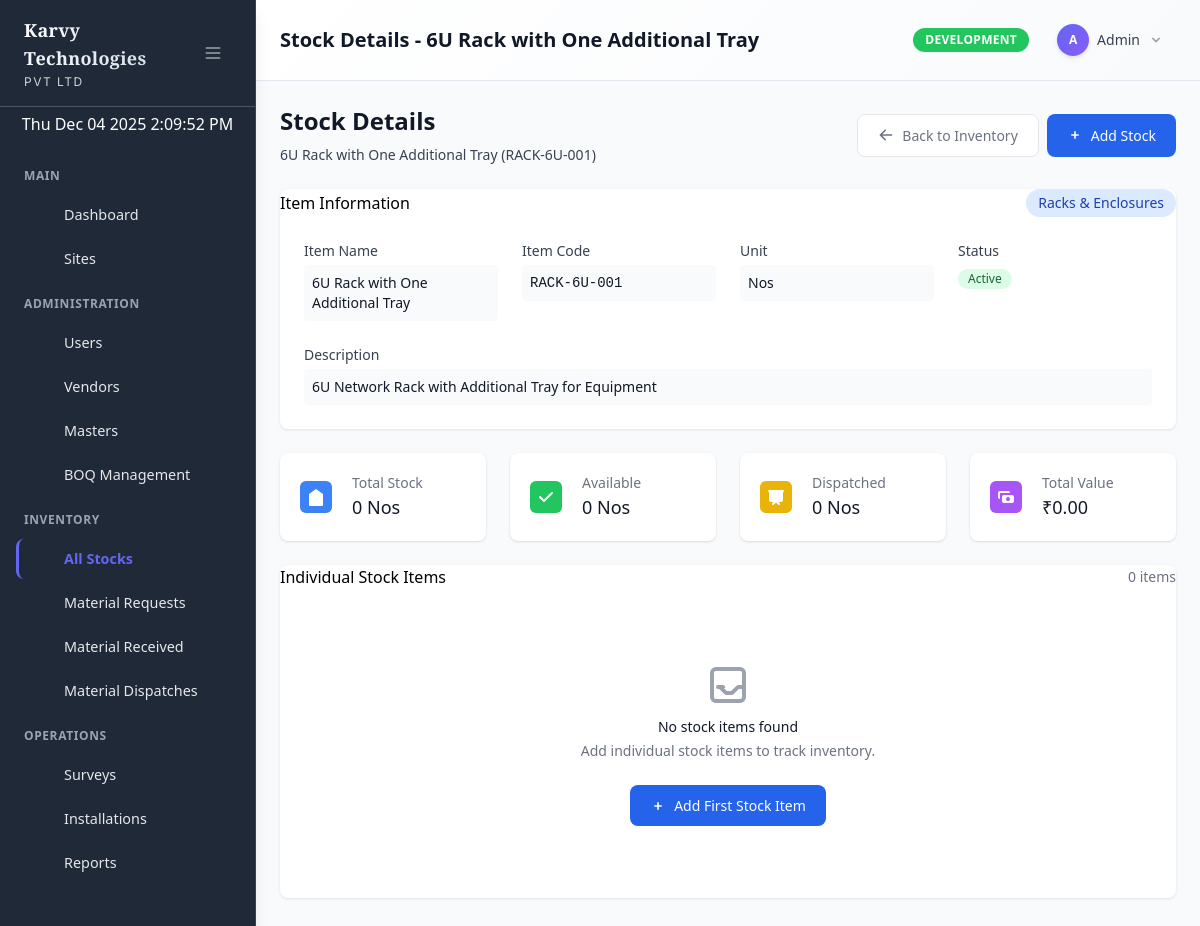
The app's page /admin/inventory/stock-details.php?item_id=2 (signed in) with its own data.
### tables this page shows
CREATE TABLE `menu_items` (
  `id` int(11) NOT NULL,
  `parent_id` int(11) DEFAULT NULL,
  `title` varchar(100) NOT NULL,
  `icon` varchar(100) DEFAULT NULL,
  `url` varchar(255) DEFAULT NULL,
  `sort_order` int(11) DEFAULT 0,
  `status` enum('active','inactive') DEFAULT 'active',
  `created_at` timestamp NOT NULL DEFAULT current_timestamp(),
  `updated_at` timestamp NOT NULL DEFAULT current_timestamp() ON UPDATE current_timestamp()
);

CREATE TABLE `boq_items` (
  `id` int(11) NOT NULL,
  `item_name` varchar(200) NOT NULL,
  `item_code` varchar(50) NOT NULL,
  `description` text DEFAULT NULL,
  `unit` varchar(20) NOT NULL,
  `category` varchar(100) DEFAULT NULL,
  `status` enum('active','inactive') DEFAULT 'active',
  `need_serial_number` tinyint(1) DEFAULT 0,
  `icon_class` varchar(60) DEFAULT NULL,
  `created_by` int(11) DEFAULT NULL,
  `updated_by` int(11) DEFAULT NULL,
  `created_at` timestamp NOT NULL DEFAULT current_timestamp(),
  `updated_at` timestamp NOT NULL DEFAULT current_timestamp() ON UPDATE current_timestamp()
);

### admin/inventory/stock-details.php (the view, shortened to what the rows shown need)
<?php
require_once __DIR__ . '/../../models/Inventory.php';
require_once __DIR__ . '/../../models/BoqItem.php';
$itemId = $_GET['item_id'] ?? null;
$inventoryModel = new Inventory();
$boqModel = new BoqItem();
$boqItem = $boqModel->find($itemId);
$stockSummary = $inventoryModel->getStockSummaryByItem($itemId);
$title = 'Stock Details - ' . $boqItem['item_name'];
?>
<div class="flex justify-between items-center mb-6">
    <div>
        <h1 class="text-2xl font-semibold text-gray-900">Stock Details</h1>
        <p class="mt-2 text-sm text-gray-700"><?php echo htmlspecialchars($boqItem['item_name']); ?> (<?php echo htmlspecialchars($boqItem['item_code']); ?>)</p>
    </div>
</div>
<div class="card mb-6">
    <div class="card-header">
        <div class="flex items-center justify-between">
            <h3 class="card-title">Item Information</h3>
            <span class="inline-flex items-center px-3 py-1 rounded-full text-sm font-medium bg-blue-100 text-blue-800">
                <?php echo htmlspecialchars($boqItem['category'] ?: 'Uncategorized'); ?>
            </span>
        </div>
    </div>
    <div class="card-body">
        <div class="grid grid-cols-1 md:grid-cols-2 lg:grid-cols-4 gap-6">
            <div>
                <label class="block text-sm font-medium text-gray-700 mb-1">Item Name</label>
                <p class="text-sm text-gray-900 bg-gray-50 p-2 rounded"><?php echo htmlspecialchars($boqItem['item_name']); ?></p>
            </div>
            <div>
                <label class="block text-sm font-medium text-gray-700 mb-1">Item Code</label>
                <p class="text-sm text-gray-900 bg-gray-50 p-2 rounded font-mono"><?php echo htmlspecialchars($boqItem['item_code']); ?></p>
            </div>
            <div>
                <label class="block text-sm font-medium text-gray-700 mb-1">Unit</label>
                <p class="text-sm text-gray-900 bg-gray-50 p-2 rounded"><?php echo htmlspecialchars($boqItem['unit']); ?></p>
            </div>
            <div>
                <label class="block text-sm font-medium text-gray-700 mb-1">Status</label>
                <span class="inline-flex items-center px-2.5 py-0.5 rounded-full text-xs font-medium <?php echo $boqItem['status'] === 'active' ? 'bg-green-100 text-green-800' : 'bg-red-100 text-red-800'; ?>">
                    <?php echo ucfirst($boqItem['status']); ?>
                </span>
            </div>
            <?php if ($boqItem['description']): ?>
            <div class="md:col-span-2 lg:col-span-4">
                <label class="block text-sm font-medium text-gray-700 mb-1">Description</label>
                <p class="text-sm text-gray-900 bg-gray-50 p-2 rounded"><?php echo htmlspecialchars($boqItem['description']); ?></p>
            </div>
            <?php endif; ?>
        </div>
    </div>
</div>
<div class="grid grid-cols-1 md:grid-cols-2 lg:grid-cols-4 gap-6 mb-6">
    <div class="bg-white overflow-hidden shadow rounded-lg">
        <div class="p-5">
            <div class="flex items-center">
                <div class="ml-5 w-0 flex-1">
                    <dl>
                        <dt class="text-sm font-medium text-gray-500 truncate">Total Stock</dt>
                        <dd class="text-lg font-medium text-gray-900"><?php echo number_format($stockSummary['total_stock'] ?? 0); ?> <?php echo htmlspecialchars($boqItem['unit']); ?></dd>
                    </dl>
                </div>
            </div>
        </div>
    </div>
    <div class="bg-white overflow-hidden shadow rounded-lg">
        <div class="p-5">
            <div class="flex items-center">
                <div class="ml-5 w-0 flex-1">
                    <dl>
                        <dt class="text-sm font-medium text-gray-500 truncate">Available</dt>
                        <dd class="text-lg font-medium text-gray-900"><?php echo number_format($stockSummary['available_stock'] ?? 0); ?> <?php echo htmlspecialchars($boqItem['unit']); ?></dd>
                    </dl>
                </div>
            </div>
        </div>
    </div>
    <div class="bg-white overflow-hidden shadow rounded-lg">
        <div class="p-5">
            <div class="flex items-center">
                <div class="ml-5 w-0 flex-1">
                    <dl>
                        <dt class="text-sm font-medium text-gray-500 truncate">Dispatched</dt>
                        <dd class="text-lg font-medium text-gray-900"><?php echo number_format($stockSummary['dispatched_stock'] ?? 0); ?> <?php echo htmlspecialchars($boqItem['unit']); ?></dd>
                    </dl>
                </div>
            </div>
        </div>
    </div>
</div>
<?php
$content = ob_get_clean();
include __DIR__ . '/../../includes/admin_layout.php';
?>

### includes/admin_layout.php (shortened to what the rows shown need)
<?php
$currentUser = Auth::getCurrentUser();
?>
<!DOCTYPE html>
<html lang="en">
<head>
    <script src="https://cdn.tailwindcss.com"></script>
    <link rel="stylesheet" href="<?php echo url('/assets/css/custom.css'); ?>">
    <link rel="stylesheet" href="<?php echo url('/assets/css/admin.css'); ?>">
</head>
<body class="bg-gray-50">
    <div class="flex h-screen bg-gray-50">
    <div class="admin-sidebar w-64 shadow-lg">
        <div class="flex flex-col h-full">
            <div class="flex items-center justify-between px-6 py-4 border-b border-gray-600">
                <a href="<?php echo url('/admin/dashboard.php'); ?>" class="flex items-center hover:opacity-80 transition-opacity">
                    <div class="sidebar-text">
                        <h1 class="text-lg font-bold text-white karvy-brand">Karvy Technologies</h1>
                    </div>
                </a>
            </div>
            <nav class="flex-1 px-2 py-2 space-y-1 overflow-y-auto">
                <?php
                try {
                    require_once __DIR__ . '/dynamic_sidebar.php';
                    renderDynamicSidebar($currentUser);
                } catch (Exception $e) {
                    echo '<div class="p-4 text-red-500 text-sm">';
                    echo 'Menu system error: ' . htmlspecialchars($e->getMessage());
                    echo '<br><small>Please contact administrator to setup menu permissions.</small>';
                    echo '</div>';
                }
                ?>
            </nav>
        </div>
    </div>
        <div class="main-content flex-1 flex flex-col overflow-hidden bg-gray-50">
            <header class="admin-header">
                <div class="flex items-center justify-between px-6 py-4">
                    <div class="flex items-center">
                        <div class="header-page-title">
                            <h1 class="text-xl font-semibold text-gray-900"><?php echo $title ?? 'Admin Panel'; ?></h1>
                        </div>
                    </div>
                </div>
            </header>
            <main class="flex-1 overflow-y-auto p-6 bg-gray-50">
                <div class="max-w-7xl mx-auto">
                    <?php if (isset($content)) echo $content; ?>
                </div>
            </main>
        </div>
    </div>
</body>
</html>

### includes/dynamic_sidebar.php (shortened to what the rows shown need)
<?php
require_once __DIR__ . '/../models/Menu.php';
function renderDynamicSidebar($currentUser) {
    $menuModel = new Menu();
    $menuItems = $menuModel->getMenuForUser($currentUser['id'], $currentUser['role']);
    $currentUrl = $_SERVER['REQUEST_URI'];
    $sections = [];
    $currentSection = 'Main';
    foreach ($menuItems as $item) {
        if (!$item['url'] && !empty($item['children'])) {
            $currentSection = $item['title'];
            $sections[$currentSection] = $item['children'];
        } else {
            if (!isset($sections[$currentSection])) {
                $sections[$currentSection] = [];
            }
            $sections[$currentSection][] = $item;
        }
    }
    foreach ($sections as $sectionName => $sectionItems) {
        if (!empty($sectionItems)) {
            echo '<div class="menu-section-header"><span class="sidebar-text">' . htmlspecialchars($sectionName) . '</span></div>';
            foreach ($sectionItems as $item) {
                renderMenuItem($item, $currentUrl, 0);
            }
        }
    }
}
function renderMenuItem($item, $currentUrl, $level = 0) {
    $hasChildren = !empty($item['children']);
    $isActive = $item['url'] && strpos($currentUrl, $item['url']) !== false;
    $hasActiveChild = $hasChildren && hasActiveChild($item['children'], $currentUrl);
    $activeClass = ($isActive || $hasActiveChild) ? 'active' : '';
    if ($hasChildren) {
        echo '<div class="relative">';
        echo '<button onclick="toggleSubmenu(\'submenu-' . $item['id'] . '\')" class="sidebar-item w-full flex items-center justify-between ' . $activeClass . '" data-tooltip="' . htmlspecialchars($item['title']) . '">';
        echo '<div class="flex items-center">';
        echo renderMenuIcon($item['icon'], false);
        echo '<span class="sidebar-text">' . htmlspecialchars($item['title']) . '</span>';
        echo '</div>';
        echo '<svg id="arrow-' . $item['id'] . '" class="w-4 h-4 transition-transform duration-200" fill="currentColor" viewBox="0 0 20 20">';
        echo '<path fill-rule="evenodd" d="M5.293 7.293a1 1 0 011.414 0L10 10.586l3.293-3.293a1 1 0 111.414 1.414l-4 4a1 1 0 01-1.414 0l-4-4a1 1 0 010-1.414z" clip-rule="evenodd"></path>';
        echo '</svg>';
        echo '</button>';
        $submenuClass = ($isActive || $hasActiveChild) ? '' : 'hidden';
        echo '<div id="submenu-' . $item['id'] . '" class="' . $submenuClass . ' mt-2 space-y-1">';
        foreach ($item['children'] as $child) {
            renderMenuItem($child, $currentUrl, $level + 1);
        }
        echo '</div>';
        echo '</div>';
    } else {
        $itemClass = $level > 0 ? 'sidebar-subitem' : 'sidebar-item';
        if ($item['url']) {
            echo '<a href="' . url($item['url']) . '" class="' . $itemClass . ' ' . $activeClass . '" data-tooltip="' . htmlspecialchars($item['title']) . '">';
        } else {
            echo '<div class="' . $itemClass . ' ' . $activeClass . '" data-tooltip="' . htmlspecialchars($item['title']) . '">';
        }
        echo renderMenuIcon($item['icon'], $level > 0);
        echo '<span class="sidebar-text">' . htmlspecialchars($item['title']) . '</span>';
        if ($item['url']) {
            echo '</a>';
        } else {
            echo '</div>';
        }
    }
}
function renderMenuIcon($iconName, $isSubitem = false) {
    $iconPath = $icons[$iconName] ?? $icons['dashboard'];
    $iconSize = $isSubitem ? 'w-4 h-4 mr-2' : 'w-5 h-5 mr-3';
    return '<svg class="' . $iconSize . '" fill="currentColor" viewBox="0 0 20 20">' . $iconPath . '</svg>';
}
?>

### records on screen
menu_items: title "Dashboard"
menu_items: title "Sites"
menu_items: title "Users"
menu_items: title "Vendors"
menu_items: title "Masters"
menu_items: title "BOQ Management"
menu_items: title "All Stocks"
menu_items: title "Material Requests"
menu_items: title "Material Received"
menu_items: title "Material Dispatches"
menu_items: title "Surveys"
menu_items: title "Installations"
menu_items: title "Reports"
boq_items: item_name "Stock Details - 6U Rack with One Additional Tray", item_name "6U Rack with One Additional Tray", item_code "RACK-6U-001", category "Racks & Enclosures", unit "Nos", status "Active", description "6U Network Rack with Additional Tray for Equipment"

### other values on screen
$sectionName "MAIN"
$sectionName "ADMINISTRATION"
$sectionName "INVENTORY"
$sectionName "OPERATIONS"
$env "DEVELOPMENT"
substr($currentUser['username'], 0, 1) "A"
$currentUser['username'] "Admin"
$stockSummary['total_stock'] "0"
$stockSummary['available_stock'] "0"
$stockSummary['dispatched_stock'] "0"
$stockSummary['total_value'] "0.00"
count($stockDetails) "0"
